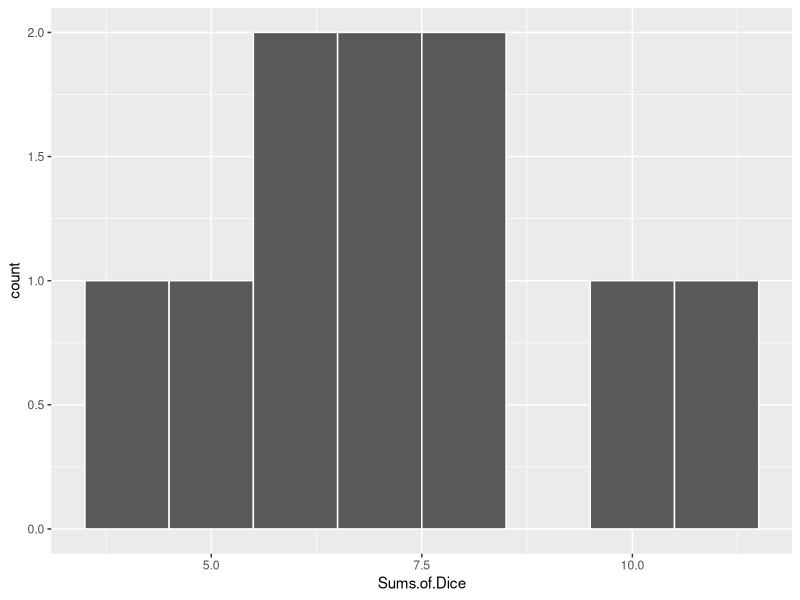
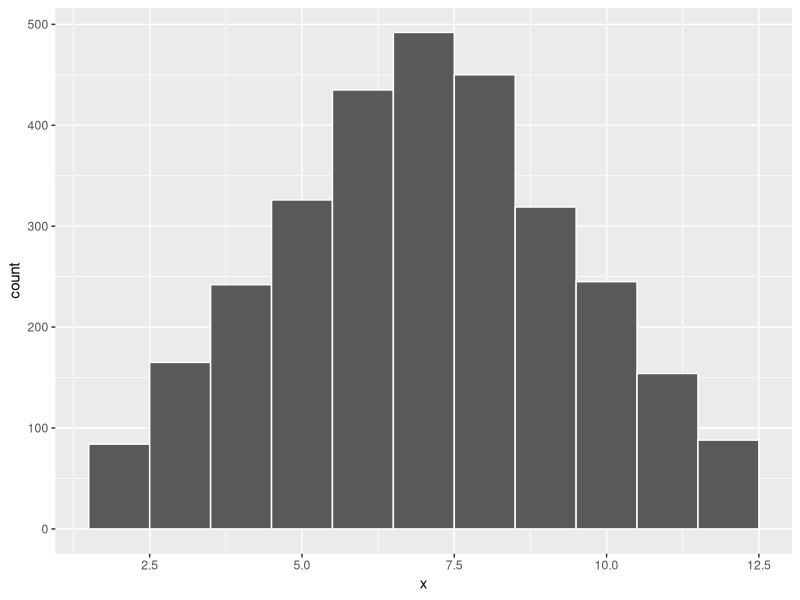
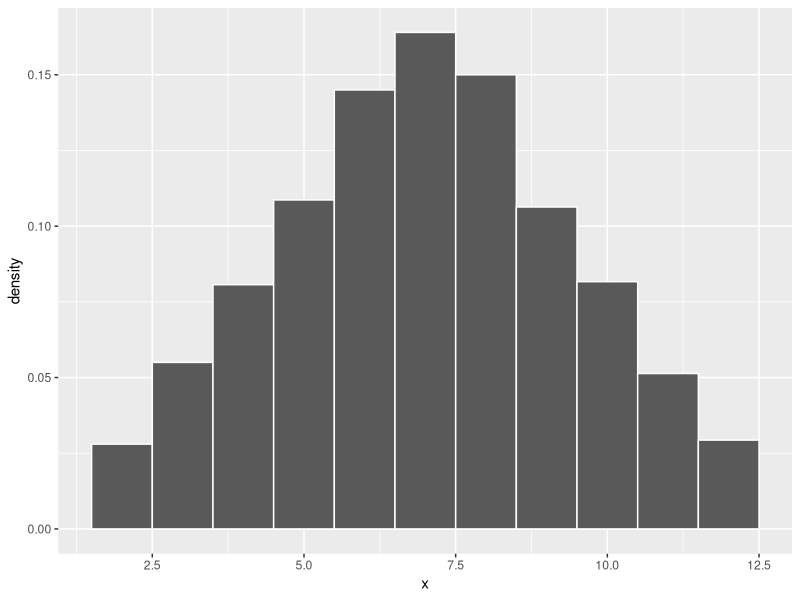
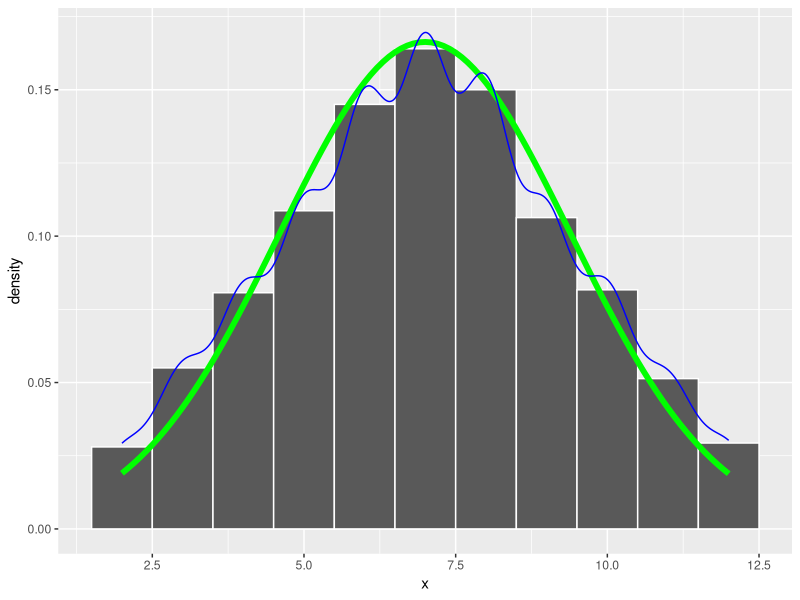
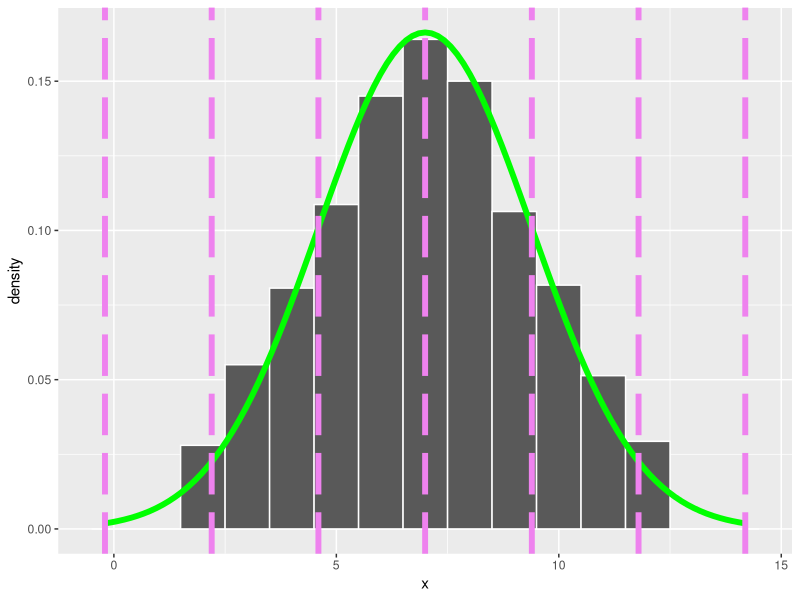
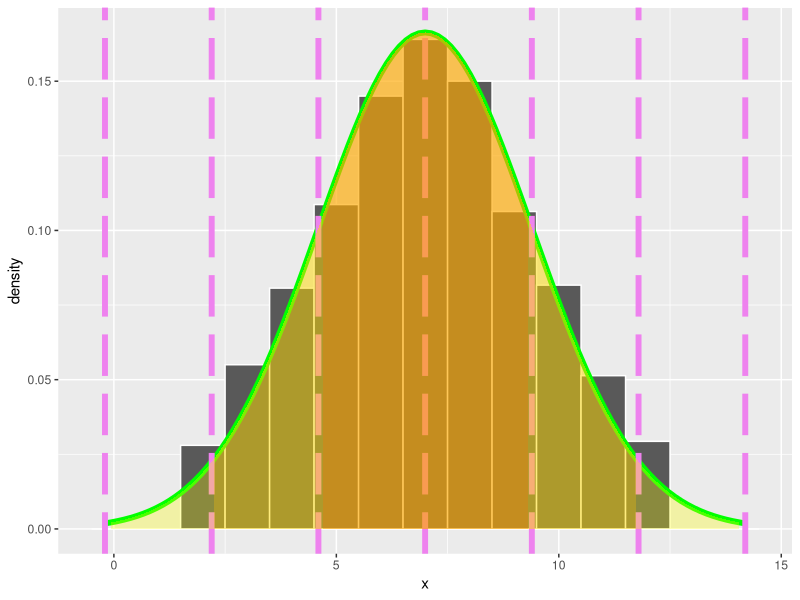
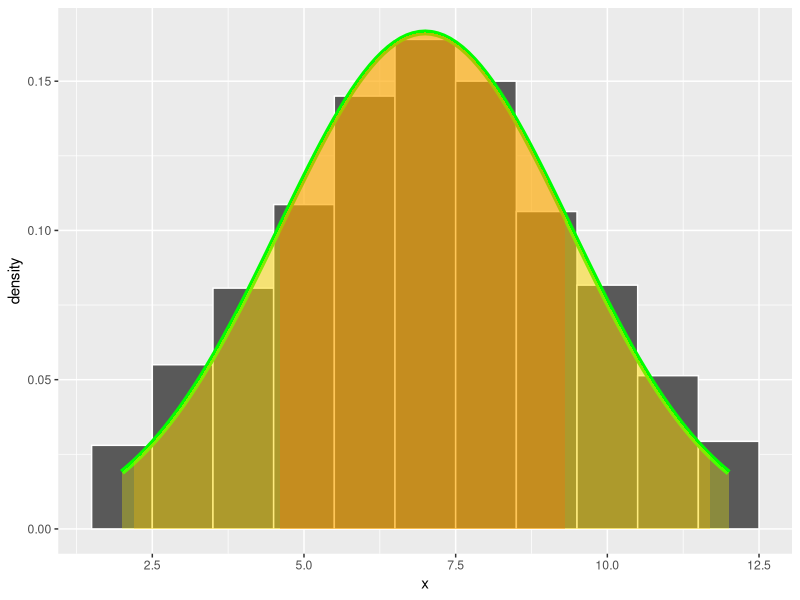
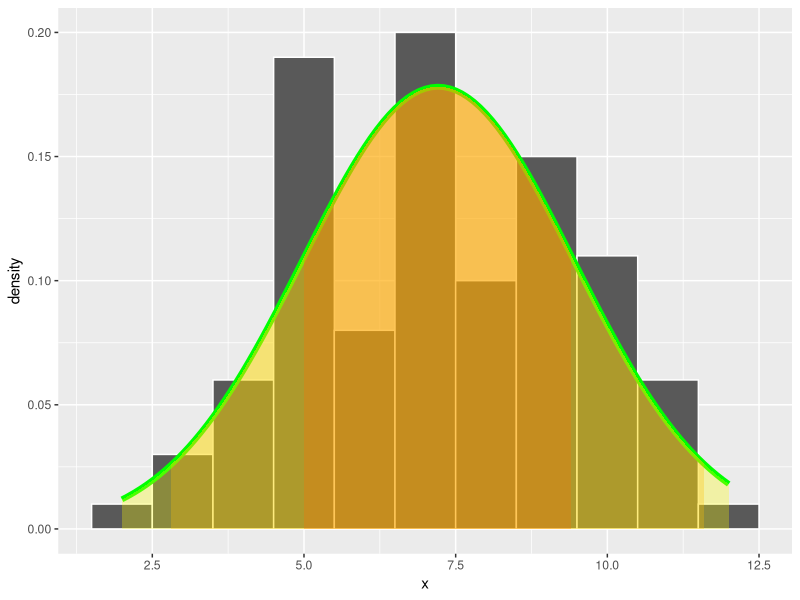

Here is the R script that generated these plots, in order:
## ---- chunk 1
knitr::opts_chunk$set(echo = TRUE)
## ---- chunk 2

library(tidyverse)

## ---- chunk 3

dice_rolls = c(10,5, 7, 4, 8, 8, 7, 11, 6, 6 )  # actually roll two dice and add them at least ten times. Enter your data here.
j=0 # We'll use this later. 
play=0 # We'll use this later. 


## ---- chunk 4
dice_gathered <- 
  dice_rolls %>% 
    data.frame(`Sums of Dice`=.)


str(dice_gathered)

## ---- chunk 5

dice_gathered %>% 
  ggplot(
    aes(Sums.of.Dice)
    ) + 
    geom_histogram(
      col="white",
      binwidth=1
      )
## ---- chunk 6

#initialize dice_sums 
dice_sums <- 0 
num_rolls = 3000    # pick a big number and replace 100 with your number. 

for(i in 1:num_rolls) {
  dice_sums[i] = sample(1:6,1)+sample(1:6,1)
}

dice_data <- 
  dice_sums %>% 
    data.frame(x=.)

dice_data %>% 
  ggplot(
    aes(x)
    ) + 
    geom_histogram(
      col="white",
      binwidth=1
      )

dice_data %>% 
  ggplot(
    aes(x)
    ) + 
    geom_histogram(
      aes(y=..density..),
      col="white",
      binwidth=1
      )

# Fancy function defined to allow for shading. 
dnorm_sd <- function(x,numsd){
  norm_sd <- dnorm(x,sum_mean, sum_sd)
  lb = sum_mean - numsd*sum_sd  #left bound 
  rb = sum_mean + numsd*sum_sd  #right bound 
  # Force NA values outside interval x in [leftbound, rightbound]:
  norm_sd[x <= lb | x >= rb] <- NA
  return(norm_sd)   #return is the result of the function dnorm_sd 
}


dice_data %>% 
  ggplot(
    aes(x)
    ) + 
    geom_histogram(
      aes(y=..density..),
      col="white",
      binwidth=1
      ) +
   stat_function(      #draws bell curve
    fun=dnorm, 
    args=list(
        mean=mean(dice_data$x), 
       sd=sd(dice_data$x)
        ), 
    col = "green", 
    size = 2
    ) +
  geom_density(
      col="blue"
    )


## ---- chunk 7

# requires running the code block that initializes and generates dice_data.
sum_mean <- 
  dice_data$x %>% 
    mean()

sum_sd <-
  dice_data$x %>% 
    sd()

sum_min <- 
    dice_data$x %>% 
    min()

sum_max <- 
  dice_data$x %>% 
    max()


sum_left=0
sum_left[1]=sum_mean - 3*sum_sd #loads sum_left with the leftmost spot.

for(i in 1:6){
  sum_left[i+1]=sum_left[i]+sum_sd   #computes the next spot by going right one standard deviation and saves it in sum_left.
}

#sum_left[4] = NA   # optional code to remove the middle line (where the mean is). R will grumble a little as it counts from 1 to 7 and has to skip 4. 



dice_data %>% 
  ggplot(
    aes(x)
    ) + 
    geom_histogram(
      aes(y=..density..),
      col="white",
      binwidth=1
      ) +
   stat_function(      #draws bell curve
    fun=dnorm, 
    args=list(
        mean=mean(dice_data$x), 
       sd=sd(dice_data$x)
        ), 
    col = "green", 
    size = 2
    ) + 
    geom_vline(
     xintercept = sum_left,    #plots all veritcal lines at once. 
     col="violet", 
     linetype="longdash",
     size=2)

dice_data %>% 
  ggplot(
    aes(x)
    ) + 
    geom_histogram(
      aes(y=..density..),
      col="white",
      binwidth=1
      ) +
   stat_function(      #draws bell curve
    fun=dnorm, 
    args=list(
        mean=mean(dice_data$x), 
       sd=sd(dice_data$x)
        ), 
    col = "green", 
    size = 2
    ) + 
    geom_vline(
     xintercept = sum_left,    #plots all veritcal lines at once. 
     col="violet", 
     linetype="longdash",
     size=2) + 
  stat_function(      #shades in innermost region
    fun=dnorm_sd, 
    args=list(numsd = 1), 
    geom="area",
    fill="red", 
    alpha=0.3
  ) +
  stat_function(      #shades in next region
    fun=dnorm_sd, 
    args=list(numsd = 2), 
    geom="area",
    fill="orange", 
    alpha=0.3
  ) +
  stat_function(      #shades in final region
    fun=dnorm_sd, 
    args=list(numsd = 3), 
    geom="area",
    fill="yellow", 
    alpha=0.3
  ) 

dice_data %>% 
  ggplot(
    aes(x)
    ) + 
    geom_histogram(
      aes(y=..density..),
      col="white",
      binwidth=1
      ) +
   stat_function(      #draws bell curve
    fun=dnorm, 
    args=list(
        mean=mean(dice_data$x), 
       sd=sd(dice_data$x)
        ), 
    col = "green", 
    size = 2
    ) + 
  stat_function(      #shades in innermost region
    fun=dnorm_sd, 
    args=list(numsd = 1), 
    geom="area",
    fill="red", 
    alpha=0.3
  ) +
  stat_function(      #shades in next region
    fun=dnorm_sd, 
    args=list(numsd = 2), 
    geom="area",
    fill="orange", 
    alpha=0.3
  ) +
  stat_function(      #shades in final region
    fun=dnorm_sd, 
    args=list(numsd = 3), 
    geom="area",
    fill="yellow", 
    alpha=0.3
  )
## ---- chunk 8
#initialize dice_sums 
dice_sums <- 0 
num_rolls = 100    # pick a big number and replace 100 with your number. 

for(i in 1:num_rolls) {
  dice_sums[i] = sample(1:6,1)+sample(1:6,1)
}

dice_data <- 
  dice_sums %>% 
    data.frame(x=.)

# Make sure these two have been initialized for your data set. 
sum_mean <- 
  dice_data$x %>% 
    mean()
sum_sd <- 
  dice_data$x %>% 
    sd() 

play[j]=sum_mean  #ignore these two lines the first time you see them. 
j=j+1 

dice_data %>% 
  ggplot(
    aes(x)
    ) + 
    geom_histogram(
      aes(y=..density..),
      col="white",
      binwidth=1
      ) +
   stat_function(      #draws bell curve
    fun=dnorm, 
    args=list(
        mean=mean(dice_data$x), 
       sd=sd(dice_data$x)
        ), 
    col = "green", 
    size = 2
    ) + 
  stat_function(      #shades in innermost region
    fun=dnorm_sd, 
    args=list(numsd = 1), 
    geom="area",
    fill="red", 
    alpha=0.3
  ) +
  stat_function(      #shades in next region
    fun=dnorm_sd, 
    args=list(numsd = 2), 
    geom="area",
    fill="orange", 
    alpha=0.3
  ) +
  stat_function(      #shades in final region
    fun=dnorm_sd, 
    args=list(numsd = 3), 
    geom="area",
    fill="yellow", 
    alpha=0.3
  )
## ---- chunk 9

#initialize dice_sums 
dice_sums <- 0 
num_rolls = 100    # pick a big number and replace 100 with your number. 

for(i in 1:num_rolls) {
  dice_sums[i] = sample(1:6,1)+sample(1:6,1)
}

dice_data <- 
  dice_sums %>% 
    data.frame(x=.)

# Make sure these two have been initialized for your data set. 
sum_mean <- 
  dice_data$x %>% 
    mean()
sum_sd <- 
  dice_data$x %>% 
    sd() 

play[j]=sum_mean  #ignore these two lines the first time you see them. 
j=j+1 

obs = c(sum_mean,dice_data$x[sample(1:100,1)])   #picks an observation at random.
obs_cols = c("violet","blue")

#calculates z-score
z_score = (obs[2]-obs[1])/sum_sd      #obs[2] pulls the observation's information and obs[1] pulls the mean of the sample. 
area=integrate(dnorm,0,z_score)
cat("Obs value: ", obs[2],"\nmean: ", obs[1], "\nz-score: ", z_score, "\nPercent of observances between observation and mean: ", 100*abs(area$value),"%")



# Fancy function defined to allow for shading. 
dnorm_sd <- function(x,numsd){
  norm_sd <- dnorm(x,sum_mean, sum_sd)
  lb = sum_mean - numsd*sum_sd  #left bound 
  rb = sum_mean + numsd*sum_sd  #right bound 
  # Force NA values outside interval x in [leftbound, rightbound]:
  norm_sd[x <= lb | x >= rb] <- NA
  return(norm_sd)   #return is the result of the function dnorm_sd 
}


dice_data %>% 
  ggplot(
    aes(x)
    ) + 
    geom_histogram(
      aes(y=..density..),
      col="white",
      binwidth=1
      ) +
   stat_function(      #draws bell curve
    fun=dnorm, 
    args=list(
        mean=mean(dice_data$x), 
       sd=sd(dice_data$x)
        ), 
    col = "green", 
    size = 2
    ) + 
  stat_function(      #shades in innermost region
    fun=dnorm_sd, 
    args=list(numsd = 1), 
    geom="area",
    fill="red", 
    alpha=0.3
  ) +
  stat_function(      #shades in next region
    fun=dnorm_sd, 
    args=list(numsd = 2), 
    geom="area",
    fill="orange", 
    alpha=0.3
  ) +
  stat_function(      #shades in final region
    fun=dnorm_sd, 
    args=list(numsd = 3), 
    geom="area",
    fill="yellow", 
    alpha=0.3
  ) +
  geom_vline(
    xintercept=obs, 
    linetype="longdash", 
    col=obs_cols,
    size=2
  )

## ---- chunk 10

sample_data <- 
  play %>% 
    data.frame("average.sample.sum"=.)

samples_mean <- 
  sample_data$average.sample.sum %>% 
    mean()

samples_sd <-
  sample_data$average.sample.sum %>% 
    sd()

samples_min <- 
    sample_data$average.sample.sum %>% 
    min()

samples_max <- 
  sample_data$average.sample.sum %>% 
    max()

samples_buckets=(samples_max-samples_min)/10 # to make 10+1=11 buckets in a histogram.

sample_data %>% 
  ggplot( aes(average.sample.sum)
  ) + 
  geom_histogram(
    col="white",
    binwidth=samples_buckets
    )  

## ---- chunk 11

#fast forward. 
dice_sums <- 0 
num_rolls = 100 
clicks=1500

#j=1    # if starting from scratch uncomment this line to initialize j. 

for(k in j:clicks){
    for(i in 1:num_rolls) {
      dice_sums[i] = sample(1:6,1)+sample(1:6,1)
    }
    play[k]=mean(dice_sums)
  }

